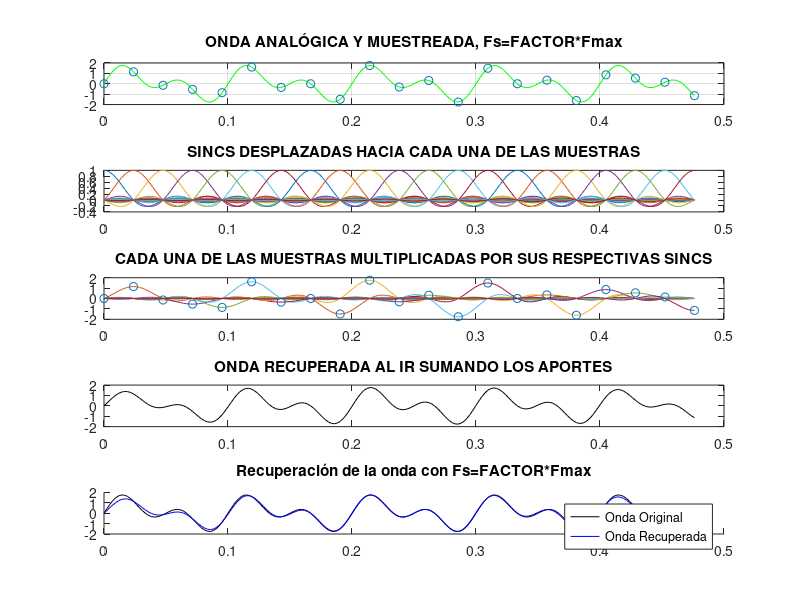

Recreate this plot in MATLAB.
%% PRÁCTICA 3.7. Recuperación de señales compuestas de múltiples frecuencias.

clc, close all, clear all
% Datos de la señal:
F1=10; % frecuencia de la primera componente  
F2=20; % frecuencia de la segunda componente   
Fmax=F2; % frecuencia máxima 
Fs=2.1*Fmax; %Fs = FACTOR * Fmax
Ts=1/Fs; % Tiempo entre muestras:
%Duración de la señal: 20 muestras
duracion = 20*Ts;
% Vector de tiempo discreto:
tn=0:Ts:duracion; 
% Simulación de la onda "analógica":
% Tiempo entre muestras analógicas mucho menor que Ts:
Ta=Ts/10; 
%Vector de tiempo analógico:
ta=0:Ta:duracion; 
% Simulación de la Señal Analógica:
ya=sin(2*pi*F1*ta) + sin(2*pi*F2*ta);   
% Simulación de la Señal muestreada:
yn= sin(2*pi*F1*tn) + sin(2*pi*F2*tn);   
 
%Gráfico de onda analógica y la muestreada:
subplot(5,1,1)
plot(ta,ya,'g',tn,yn,'o');
%axis([0 duracion -1 1]);
grid on
title('ONDA ANALÓGICA Y MUESTREADA, Fs=FACTOR*Fmax')
 
% SINCS DESPLAZADAS HACIA LAS MUESTRAS:
for n=0:duracion/Ts % Hay 20 muestras
    SINCS_DESPLAZADAS(n+1,:)=sinc((ta-n*Ts)/Ts);
    subplot(5,1,2)
    plot(ta,SINCS_DESPLAZADAS(1:n+1,:));
    pause(0.1)
    title('SINCS DESPLAZADAS HACIA CADA UNA DE LAS MUESTRAS');
end
 
% (SINCS DESPLAZADAS) * (MUESTRAS RESPECTIVAS):
for n=0:duracion/Ts
    SINCS_DESPLAZADAS_POR_MUESTRAS(n+1,:)=yn(n+1)*sinc((ta-n*Ts)/Ts);
    subplot(5,1,3)
    plot(ta,SINCS_DESPLAZADAS_POR_MUESTRAS(1:n+1,:),tn(1:n+1),yn(1:n+1),'o');
    pause(0.1)
    title('CADA UNA DE LAS MUESTRAS MULTIPLICADAS POR SUS RESPECTIVAS SINCS')
end
 
% SEÑAL RECONSTRUIDA: 
%Senial_reconstruida = sum(SINCS_DESPLAZADAS_POR_MUESTRAS);
for n=0:duracion/Ts
    subplot(5,1,4)
    Senial_reconstruida = sum(SINCS_DESPLAZADAS_POR_MUESTRAS(1:n+1,:));
    plot(ta,Senial_reconstruida,'k')
    title('ONDA RECUPERADA AL IR SUMANDO LOS APORTES')
    pause(0.1)
end
    
% COMPARACIÓN ENTRE LA SEÑAL ORIGINAL Y LA RECUPERADA:
subplot(5,1,5)
hold on
plot(ta,ya,'k');
plot(ta,Senial_reconstruida,'b');
legend('Onda Original','Onda Recuperada');
title('Recuperación de la onda con Fs=FACTOR*Fmax');
 
